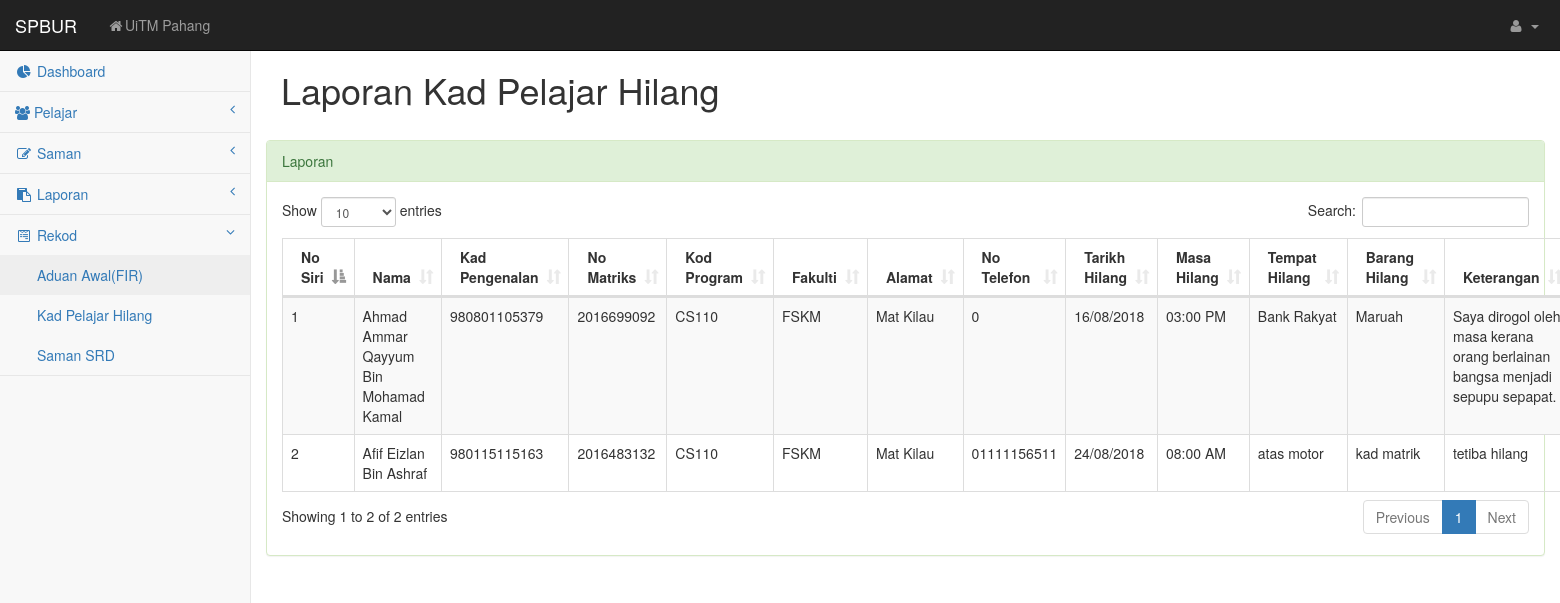
Screenshot of /rfir.php with the database file from the repository.
### tables this page shows
CREATE TABLE `complain` (
  `series_no` int(11) NOT NULL,
  `name` varchar(255) DEFAULT NULL,
  `ic_number` varchar(50) DEFAULT NULL,
  `matric_no` int(11) DEFAULT NULL,
  `course_code` varchar(255) DEFAULT NULL,
  `faculty` varchar(255) DEFAULT NULL,
  `address` varchar(255) DEFAULT NULL,
  `phone_no` varchar(255) NOT NULL,
  `missDate` date DEFAULT NULL,
  `missTime` time DEFAULT NULL,
  `missPlace` varchar(255) DEFAULT NULL,
  `missItem` varchar(10000) DEFAULT NULL,
  `report` varchar(10000) DEFAULT NULL
);

### rfir.php (the view, shortened to what this page needs)
<!DOCTYPE html>
<html lang="en">
<head>
    <link href="css/bootstrap.min.css" rel="stylesheet">
    <link href="css/metisMenu.min.css" rel="stylesheet">
    <link href="css/timeline.css" rel="stylesheet">
    <link href="css/dataTables/dataTables.bootstrap.css" rel="stylesheet">
    <link href="css/dataTables/dataTables.responsive.css" rel="stylesheet">
    <link href="css/startmin.css" rel="stylesheet">
    <link href="css/morris.css" rel="stylesheet">
    <link href="css/font-awesome.min.css" rel="stylesheet" type="text/css">
    <link rel="stylesheet" href="bower_components/datatables.net-bs/css/dataTables.bootstrap.min.css">
</head>
<body>
<div id="wrapper">
<?php include("DashboardOnly.php");?>
</body>
</html>
   <div id="page-wrapper">
                <div class="col-lg-14">
                    <br>
                    <h1>Laporan Kad Pelajar Hilang</h1>
                    <br>
                <div class="row">
                    <div class="col-lg-14">
                        <div class="panel panel-success">
                            <div class="panel-heading">
                                Laporan
                            </div>
                            <div class="panel-body">
                                <div class="dataTable_wrapper">
                                    <table class="table table-striped table-bordered table-hover" id="dataTables-example">
                                        <thead>
                                            <tr>
                                                <th>No Siri</th>
                                                <th>Nama</th>
                                                <th>Kad Pengenalan</th>
                                                <th>No Matriks</th>
                                                <th>Kod Program</th>
                                                <th>Fakulti</th>
                                                <th>Alamat</th>
                                                <th>No Telefon</th>
                                                <th>Tarikh Hilang</th>
                                                <th>Masa Hilang</th>
                                                <th>Tempat Hilang</th>
                                                <th>Barang Hilang</th>
                                                <th>Keterangan</th>
                                            </tr>
                                        </thead>
                                        <tbody>
                    <?php
                    $sql = "SELECT * FROM complain ORDER BY series_no";
                    $query = mysqli_query($dbconn, $sql) or die("Error: " . mysqli_error($dbconn));
                    $row = mysqli_num_rows($query);
                    if($row != 0) {
                        while($ro = mysqli_fetch_assoc($query)){
                                        echo "<tr>";
                                        echo "<td>".$ro['series_no']."</td>";
                                        echo "<td>".$ro['name']."</td>";
                                        echo "<td>".$ro['ic_number']."</td>";
                                        echo "<td>".$ro['matric_no']."</td>";
                                        echo "<td>".$ro['course_code']."</td>";
                                        echo "<td>".$ro['faculty']."</td>";
                                        echo "<td>".$ro['address']."</td>";
                                        echo "<td>".$ro['phone_no']."</td>";
                                        $date = $ro['missDate'];
                                        $newDate = date('d/m/Y', strtotime($date));
                                        echo "<td>".$newDate."</td>";
                                        $time = $ro['missTime'];
                                        $newTime = date('h:i A', strtotime($time));
                                        echo "<td>".$newTime."</td>";
                                        echo "<td>".$ro['missPlace']."</td>";
                                        echo "<td>".$ro['missItem']."</td>";
                                        echo "<td>".$ro['report']."</td>";
                                        echo "</tr>";
                                            }
                                            } ?>
                                        </tbody>
                                    </table>
                                </div>
                            </div>
                                </div>
                            </div>
                        </div>
                    </div>
                </div>
</body>
</html>

### css/startmin.css (style rules this page uses)
body { background-color: #f8f8f8; }
#wrapper { width: 100%; }
#page-wrapper { padding: 30px 15px 0 15px; min-height: 568px; background-color: #fff; }
@media (min-width:768px) { #page-wrapper { position: inherit; margin-left: 250px; padding: 30px 30px 0 30px; border-left: 1px solid #e7e7e7; } }
table.dataTable thead .sorting, table.dataTable thead .sorting_asc, table.dataTable thead .sorting_desc, table.dataTable thead .sorting_asc_disabled, table.dataTable thead .sorting_desc_disabled { background: 0 0; }
table.dataTable thead .sorting_asc:after { content: "\f0de"; float: right; font-family: fontawesome; }
table.dataTable thead .sorting:after { content: "\f0dc"; float: right; font-family: fontawesome; color: rgba(50,50,50,.5); }

### rows the page displays
complain: series_no "1", name "Ahmad Ammar Qayyum Bin Mohamad Kamal", ic_number "980801105379", matric_no "2016699092", course_code "CS110", faculty "FSKM", address "Mat Kilau", phone_no "0", missDate "16/08/2018", missTime "03:00 PM", missPlace "Bank Rakyat", missItem "Maruah", report "Saya dirogol oleh masa kerana orang berlainan bangsa menjadi sepupu sepapat."
complain: series_no "2", name "Afif Eizlan Bin Ashraf", ic_number "980115115163", matric_no "2016483132", course_code "CS110", faculty "FSKM", address "Mat Kilau", phone_no "01111156511", missDate "24/08/2018", missTime "08:00 AM", missPlace "atas motor", missItem "kad matrik", report "tetiba hilang"
